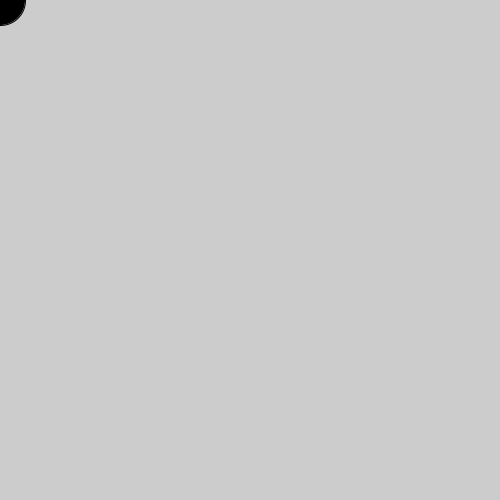
Frame 1 (no input)
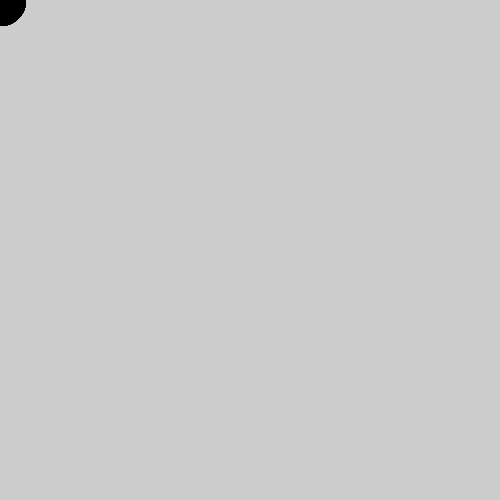
Frame 60 (the mouse pressed at the canvas centre just before this capture)
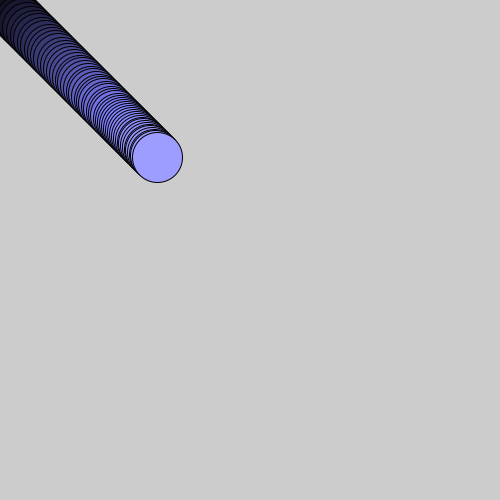
Frame 120 (the mouse held since frame 60 and released just before this capture)

The Processing sketch that drew these frames (run headless with seeded random() and noise(); from frame 60 on, the mouse is pressed at the canvas centre):

// Processing sketch: processing_105112
// ── processing_105112.pde


float startTime, currTime;
float hitTime;

void setup(){
  size(500,500);
  frameRate(60);
}

float x,y;




void draw() {
 
fill(x,y,x+y);
   ellipse(x,y,50,50);
  
    x = x- (-mouseX + x) / 60;
    y = y - (-mouseY + y) / 60;
  }
   
    
 
  
  
